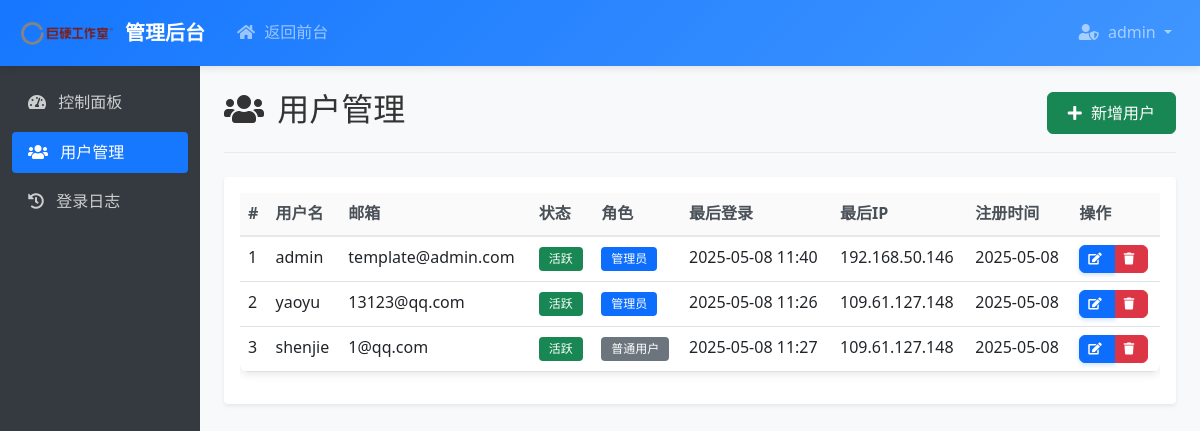
The app's page /admin/users (signed in) with its own data.
### models.py (models this page shows, shortened)
class User(UserMixin, db.Model):
    id = db.Column(db.Integer, primary_key=True)
    username = db.Column(db.String(80), unique=True, nullable=False)
    email = db.Column(db.String(120), unique=True, nullable=False)
    password_hash = db.Column(db.String(128))
    created_at = db.Column(db.DateTime, default=get_beijing_time)
    is_active = db.Column(db.Boolean, default=True)
    is_admin = db.Column(db.Boolean, default=False)
    last_login_at = db.Column(db.DateTime, nullable=True)
    last_login_ip = db.Column(db.String(100), nullable=True)
    login_logs = db.relationship('LoginLog', backref='user', lazy='dynamic', cascade='all, delete-orphan')
    portfolios = db.relationship('UserPortfolio', backref='user', lazy='dynamic', cascade='all, delete-orphan')

### app.py (the view)
@app.route('/admin/users')
@login_required
def admin_users():
    if not current_user.is_admin:
        flash('您没有管理员权限', 'danger')
        return redirect(url_for('dashboard'))
    session['from_admin'] = True
    users = User.query.all()
    return render_template('admin/users.html', users=users)

### app.py (called while the page is built)
@login_manager.user_loader
def load_user(user_id):
    return User.query.get(int(user_id))

### templates/admin/users.html (shortened to what this page needs)
{% extends "admin/base.html" %}
{% block content %}
<div class="admin-title d-flex justify-content-between align-items-center">
    <h2><i class="fas fa-users"></i> 用户管理</h2>
    <a href="{{ url_for('admin_add_user') }}" class="btn btn-success">
        <i class="fas fa-plus"></i> 新增用户
    </a>
</div>
<div class="card shadow-sm">
    <div class="card-body">
        <div class="table-responsive">
            <table class="table table-hover">
                <thead>
                    <tr>
                        <th>#</th>
                        <th>用户名</th>
                        <th>邮箱</th>
                        <th>状态</th>
                        <th>角色</th>
                        <th>最后登录</th>
                        <th>最后IP</th>
                        <th>注册时间</th>
                        <th>操作</th>
                    </tr>
                </thead>
                <tbody>
                    {% for user in users %}
                    <tr>
                        <td>{{ user.id }}</td>
                        <td>{{ user.username }}</td>
                        <td>{{ user.email }}</td>
                        <td>
                            {% if user.is_active %}
                            <span class="badge bg-success">活跃</span>
                            {% else %}
                            <span class="badge bg-danger">禁用</span>
                            {% endif %}
                        </td>
                        <td>
                            {% if user.is_admin %}
                            <span class="badge bg-primary">管理员</span>
                            {% else %}
                            <span class="badge bg-secondary">普通用户</span>
                            {% endif %}
                        </td>
                        <td>
                            {% if user.last_login_at %}
                            {{ user.last_login_at.strftime('%Y-%m-%d %H:%M') }}
                            {% else %}
                            <span class="text-muted">从未登录</span>
                            {% endif %}
                        </td>
                        <td>{{ user.last_login_ip or '-' }}</td>
                        <td>{{ user.created_at.strftime('%Y-%m-%d') }}</td>
                        <td>
                            <div class="btn-group">
                                <a href="{{ url_for('admin_edit_user', id=user.id) }}" class="btn btn-sm btn-primary">
                                    <i class="fas fa-edit"></i>
                                </a>
                                <button type="button" class="btn btn-sm btn-danger"
                                        data-bs-toggle="modal" data-bs-target="#deleteModal{{ user.id }}">
                                    <i class="fas fa-trash"></i>
                                </button>
                            </div>
                        </td>
                    </tr>
                    {% endfor %}
                </tbody>
            </table>
        </div>
    </div>
</div>
{% endblock %}

### templates/admin/base.html (shortened to what this page needs)
<!DOCTYPE html>
<html lang="zh">
<head>
    <link href="https://cdn.jsdelivr.net/npm/bootstrap@5.1.3/dist/css/bootstrap.min.css" rel="stylesheet">
    <link href="https://cdn.jsdelivr.net/npm/@fortawesome/fontawesome-free@5.15.4/css/all.min.css" rel="stylesheet">
    <link href="{{ url_for('static', filename='css/style.css') }}" rel="stylesheet">
</head>
<body>
    <nav class="navbar navbar-expand-lg navbar-dark bg-primary">
        <div class="container-fluid">
            <a class="navbar-brand" href="{{ url_for('admin_dashboard') }}">
                <img src="{{ url_for('static', filename='images/logo.png') }}" alt="巨硬工作室" style="height: 40px;">
                <span>管理后台</span>
            </a>
            <div class="collapse navbar-collapse" id="navbarNav">
                <ul class="navbar-nav me-auto">
                    <li class="nav-item">
                        <a class="nav-link" href="{{ url_for('dashboard') }}">
                            <i class="fas fa-home"></i> 返回前台
                        </a>
                    </li>
                </ul>
                <ul class="navbar-nav">
                    <li class="nav-item dropdown">
                        <a class="nav-link dropdown-toggle" href="#" id="navbarDropdown" role="button" data-bs-toggle="dropdown">
                            <i class="fas fa-user-shield"></i> {{ current_user.username }}
                        </a>
                    </li>
                </ul>
            </div>
        </div>
    </nav>
    <div class="container-fluid">
        <div class="row">
            <div class="col-md-3 col-lg-2 admin-sidebar">
                <ul class="nav flex-column">
                    <li class="nav-item">
                        <a class="nav-link {% if request.endpoint == 'admin_dashboard' %}active{% endif %}" href="{{ url_for('admin_dashboard') }}">
                            <i class="fas fa-tachometer-alt"></i> 控制面板
                        </a>
                    </li>
                    <li class="nav-item">
                        <a class="nav-link {% if request.endpoint == 'admin_users' %}active{% endif %}" href="{{ url_for('admin_users') }}">
                            <i class="fas fa-users"></i> 用户管理
                        </a>
                    </li>
                    <li class="nav-item">
                        <a class="nav-link {% if request.endpoint == 'admin_login_logs' %}active{% endif %}" href="{{ url_for('admin_login_logs') }}">
                            <i class="fas fa-history"></i> 登录日志
                        </a>
                    </li>
                </ul>
            </div>
            <div class="col-md-9 col-lg-10 admin-content">
                {% block content %}{% endblock %}
            </div>
        </div>
    </div>
</body>
</html>

### static/css/style.css (style rules this page uses)
:root { --primary-color: #1677ff; --secondary-color: #4096ff; --success-color: #52c41a; --warning-color: #faad14; --danger-color: #ff4d4f; --text-color: #333; --text-secondary: #666; --border-color: #e8e8e8; --bg-color: #f5f5f5; --card-shadow: 0 2px 8px rgba(0, 0, 0, 0.1); --transition-speed: 0.3s; }
body { font-family: 'Segoe UI', Tahoma, Geneva, Verdana, sans-serif; background-color: #f8f9fa; color: var(--text-color); line-height: 1.6; }
.navbar { box-shadow: 0 2px 8px rgba(0, 0, 0, 0.1); background: linear-gradient(135deg, var(--primary-color), var(--secondary-color)) !important; }
.navbar-brand { font-weight: 600; font-size: 1.25rem; display: flex; align-items: center; }
.navbar-brand img { margin-right: 8px; transition: transform var(--transition-speed); }
.nav-link { font-weight: 500; padding: 0.5rem 1rem !important; transition: all var(--transition-speed); }
.card { transition: transform 0.3s ease, box-shadow 0.3s ease; border: none; }
.btn { border-radius: 6px; font-weight: 500; padding: 0.5rem 1.25rem; transition: all var(--transition-speed); }
.btn-primary { background-color: #0d6efd; border-color: #0d6efd; box-shadow: 0 2px 4px rgba(13, 110, 253, 0.2); }
.table { background: white; border-radius: 8px; overflow: hidden; box-shadow: var(--card-shadow); }
.table thead th { background-color: #fafafa; border-bottom: 2px solid var(--border-color); font-weight: 600; }
.bg-primary { background-color: #0d6efd !important; }
.table th { font-weight: 600; color: #495057; }
.badge { font-weight: 500; padding: 6px 10px; }
.btn-sm { padding: 0.25rem 0.5rem; font-size: 0.75rem; }
.fas { margin-right: 5px; }

### templates/admin/base.html (style rules this page uses)
.admin-sidebar { background-color: #343a40; min-height: calc(100vh - 56px); padding-top: 1rem; }
.admin-sidebar .nav-link { color: rgba(255, 255, 255, 0.75); padding: 0.75rem 1rem; border-radius: 0.25rem; margin-bottom: 0.5rem; }
.admin-sidebar .nav-link.active { color: #fff; background-color: #1677ff; }
.admin-sidebar .nav-link i { margin-right: 0.5rem; }
.admin-content { padding: 1.5rem; }
.admin-title { margin-bottom: 1.5rem; padding-bottom: 1rem; border-bottom: 1px solid #eaeaea; }

### records on screen
User: username "admin", id "1", email "template@admin.com", is_active "活跃", is_admin "管理员", last_login_at "2025-05-08 11:40", last_login_ip "192.168.50.146", created_at "2025-05-08"
User: id "2", username "yaoyu", email "13123@qq.com", is_active "活跃", is_admin "管理员", last_login_at "2025-05-08 11:26", last_login_ip "109.61.127.148", created_at "2025-05-08"
User: id "3", username "shenjie", email "1@qq.com", is_active "活跃", is_admin "普通用户", last_login_at "2025-05-08 11:27", last_login_ip "109.61.127.148", created_at "2025-05-08"
